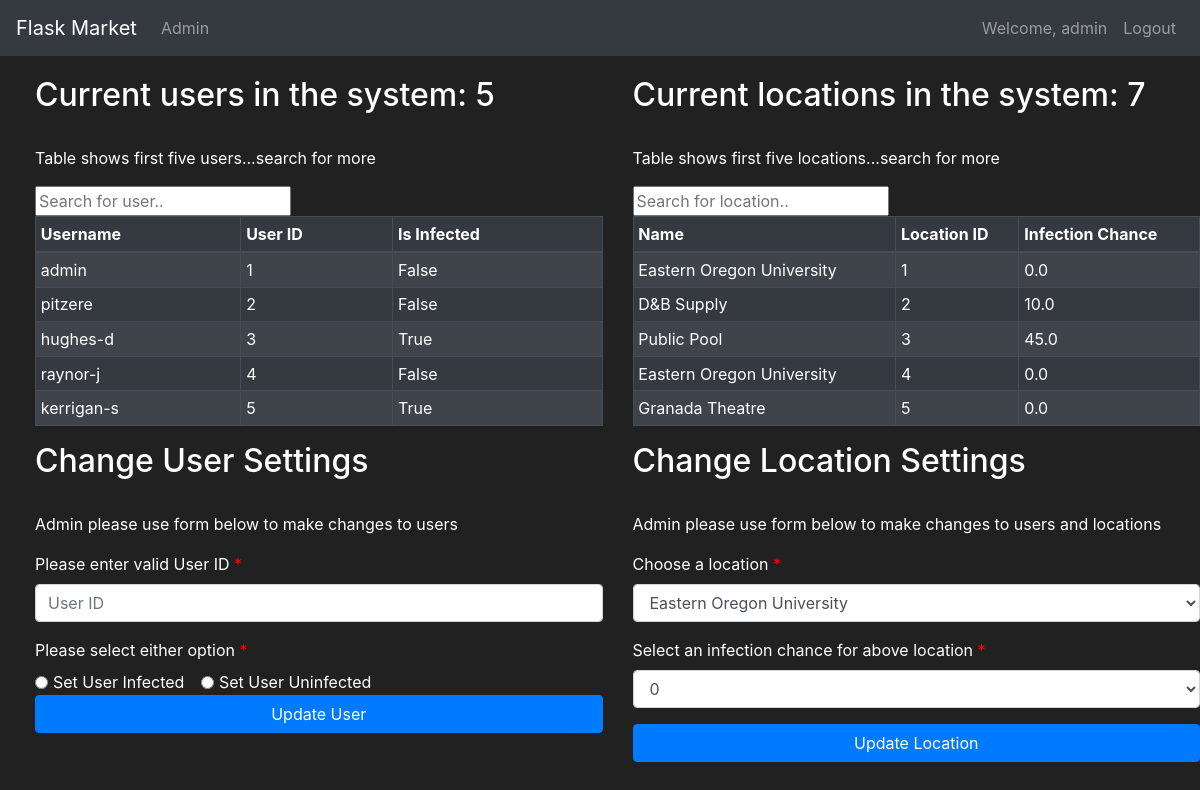
The page /admin (signed in) on the database its author committed.
### tracker/models.py (models this page shows, shortened)
class User(db.Model, UserMixin):
    first = db.Column(db.String(length=30), nullable=False)
    last = db.Column(db.String(length=30), nullable=False)
    username = db.Column(db.String(length=30), nullable=False, unique=True)
    password_hash = db.Column(db.String(length=60), nullable=False)
    is_infected = db.Column(db.Boolean(), nullable=False, default=False)
    infection_chance = db.Column(db.Float(), nullable=False, default=0)
    id = db.Column(db.Integer(), primary_key=True)
    @property
    def password(self):
        return self.password

class Location(db.Model):
    id = db.Column(db.Integer(), primary_key=True)
    name = db.Column(db.String(length=30), nullable=False)
    infection = db.Column(db.Float(), nullable=False, default=0.0)
    owner = db.Column(db.Integer(), db.ForeignKey('user.id'))
    date = db.Column(db.Date(), default='2020-01-01 12:00')
    time = db.Column(db.Time(), default='00:00')

### tracker/routes.py (the view, shortened to what this page needs)
@app.route('/admin', methods=['GET', 'POST'])
@login_required
def admin_page():
    admin_form = EnterDataForm()
    if current_user.username == 'admin':
        if request.method == "GET":
            locations = Location.query.all()
            users = User.query.all()
            return render_template('admin.html', admin_form=admin_form, users=users, locations=locations)
    else:
        flash(f'The account {current_user.username} does not have adequate privileges for this page', category='danger')
        return redirect(url_for('home_page'))

### tracker/forms.py (shortened to what this page needs)
class EnterDataForm(FlaskForm):
    enter_data = SubmitField(label='Enter Data')
    update_user = SubmitField(label='Update User')
    update_location = SubmitField(label='Update Location')

### tracker/models.py (called while the page is built)
@login_manager.user_loader
def load_user(user_id):
    return User.query.get(int(user_id))

### tracker/templates/admin.html (shortened to what this page needs)
{% extends 'base.html' %}
{% block content %}
<div class="row" style="margin-top: 20px; margin-left: 20px;">
    <div class="col-6">
        <h2>Current users in the system: {{ users|length }}</h2>
        <br />
        <p>Table shows first five users...search for more</p>
        <label for="userInput"></label><input type="text" id="userInput" onkeyup="searchUser()" placeholder="Search for user.." />
        <table id="userTable" class="table table-striped table-bordered table-sm table-dark">
            <thead>
                <tr>
                    <th class="th-sm">Username</th>
                    <th class="th-sm">User ID</th>
                    <th class="th-sm">Is Infected</th>
                </tr>
            </thead>
            <tbody>
                {% if users|length >= 5 %} {% for i in range(5) %}
                <tr>
                    <td>{{ users[i].username }}</td>
                    <td>{{ users[i].id }}</td>
                    <td>{{ users[i].is_infected }}</td>
                </tr>
                {% endfor %} {% endif %}
            </tbody>
        </table>
    </div>
    <div class="col-6">
        <h2>Current locations in the system: {{ locations|length }}</h2>
        <br />
        <p>Table shows first five locations...search for more</p>
        <label for="locationInput"></label><input type="text" id="locationInput" onkeyup="searchLocation()" placeholder="Search for location.." />
        <table id="locationTable" class="table table-striped table-bordered table-sm table-dark">
            <thead>
                <tr>
                    <th class="th-sm">Name</th>
                    <th class="th-sm">Location ID</th>
                    <th class="th-sm">Infection Chance</th>
                </tr>
            </thead>
            <tbody>
                {% if users|length >= 5 %} {% for i in range(5) %}
                <tr>
                    <td>{{ locations[i].name }}</td>
                    <td>{{ locations[i].id }}</td>
                    <td>{{ locations[i].infection }}</td>
                </tr>
                {% endfor %} {% endif %}
            </tbody>
        </table>
    </div>
    <div class="col-6">
        <h2>Change User Settings</h2>
        <br />
        <p>Admin please use form below to make changes to users</p>
        <form method="POST">
            <label class="control-label requiredField" for="userID">
                Please enter valid User ID
                <span class="asteriskField">
                    *
                </span>
            </label>
            <div class="form-group">
                <input class="form-control" type="number" placeholder="User ID" name="userID" id="userID">
            </div>
            <label class="control-label requiredField" for="options">
                Please select either option
                <span class="asteriskField">
                    *
                </span>
            </label>
            <br>
            <div class="form-check form-check-inline">
                <input class="form-check-input" type="radio" name="options" id="inlineRadio1" value="infected">
                <label class="form-check-label" for="inlineRadio1">Set User Infected</label>
            </div>
            <div class="form-check form-check-inline">
                <input class="form-check-input" type="radio" name="options" id="inlineRadio2" value="uninfected">
                <label class="form-check-label" for="inlineRadio2">Set User Uninfected</label>
            </div>
            <div class="form-group">
                <div>
                    <button class="btn btn-primary btn-block" name="submit_b" value="submit_a"> Update User </button>
                </div>
            </div>
        </form>
    </div>
    <div class="col-6">
        <h2>Change Location Settings</h2>
        <br />
        <p>Admin please use form below to make changes to users and locations</p>
        <form method="POST">
            <label class="control-label requiredField" for="Location">
                Choose a location
                <span class="asteriskField">
                    *
                </span>
            </label>
            <div class="form-group">
                <select class="select form-control" id="Location" name="Location">
                    <option value="Eastern Oregon University"> Eastern Oregon University </option>
                </select>
            </div>
            <label class="control-label requiredField" for="locationVal">
                Select an infection chance for above location
                <span class="asteriskField">
                    *
                </span>
            </label>
            <div class="form-group">
                <select class="select form-control" id="locationVal" name="locationVal">
                    {% for i in range(101) %}
                    <option value="{{ i }}"> {{ i }} </option>
                    {% endfor %}
                </select>
            </div>
            <div class="form-group">
                <div>
                    <button class="btn btn-primary btn-block" name="submit_a" value="submit_a"> Update Location </button>
                </div>
            </div>
        </form>
    </div>
</div>
{% endblock %}

### tracker/templates/base.html (shortened to what this page needs)
<!doctype html>
<html lang="en">
<head>
    <link rel="stylesheet" href="https://cdn.jsdelivr.net/npm/bootstrap@4.5.3/dist/css/bootstrap.min.css">
</head>
<body>
    <nav class="navbar navbar-expand-md navbar-dark bg-dark"> <a class="navbar-brand" href="#">Flask Market</a>
        <div class="collapse navbar-collapse" id="navbarNav">
            <ul class="navbar-nav mr-auto">
                {% if current_user.username == 'admin' %}
                <li class="nav-item"> <a class="nav-link" href="{{ url_for('admin_page') }}">Admin</a> </li>
                {% endif %}
            </ul>
            {% if current_user.is_authenticated %}
            <ul class="navbar-nav">
                <li class="nav-item"> <a class="nav-link">Welcome, {{ current_user.username }}</a> </li>
                <li class="nav-item"> <a class="nav-link" href="{{ url_for('logout_page') }}">Logout</a> </li>
            </ul> {% else %}
            <ul class="navbar-nav">
                <li class="nav-item"> <a class="nav-link" href="{{ url_for('login_page') }}">Login</a> </li>
                <li class="nav-item"> <a class="nav-link" href="{{ url_for('register_page') }}">Register</a> </li>
            </ul> {% endif %}
        </div>
    </nav>
    {% block content %}
    {% endblock %}
    <link rel="stylesheet" href="https://cdnjs.cloudflare.com/ajax/libs/bootstrap-datepicker/1.4.1/css/bootstrap-datepicker3.css" />
</body>
</html>

### tracker/templates/admin.html (style rules this page uses)
.asteriskField { color: red; }

### tracker/templates/base.html (style rules this page uses)
body { background-color: #212121; color: white }

### rows shown on the page
User: username "admin", username "admin", id "1", is_infected "False"
User: username "pitzere", id "2", is_infected "False"
User: username "hughes-d", id "3", is_infected "True"
User: username "raynor-j", id "4", is_infected "False"
User: username "kerrigan-s", id "5", is_infected "True"
Location: name "Eastern Oregon University", id "1", infection "0.0"
Location: name "D&B Supply", id "2", infection "10.0"
Location: name "Public Pool", id "3", infection "45.0"
Location: name "Eastern Oregon University", id "4", infection "0.0"
Location: name "Granada Theatre", id "5", infection "0.0"

### other values the page prints
{{ users|length }} "5"
{{ locations|length }} "7"
form field locationVal "0"
